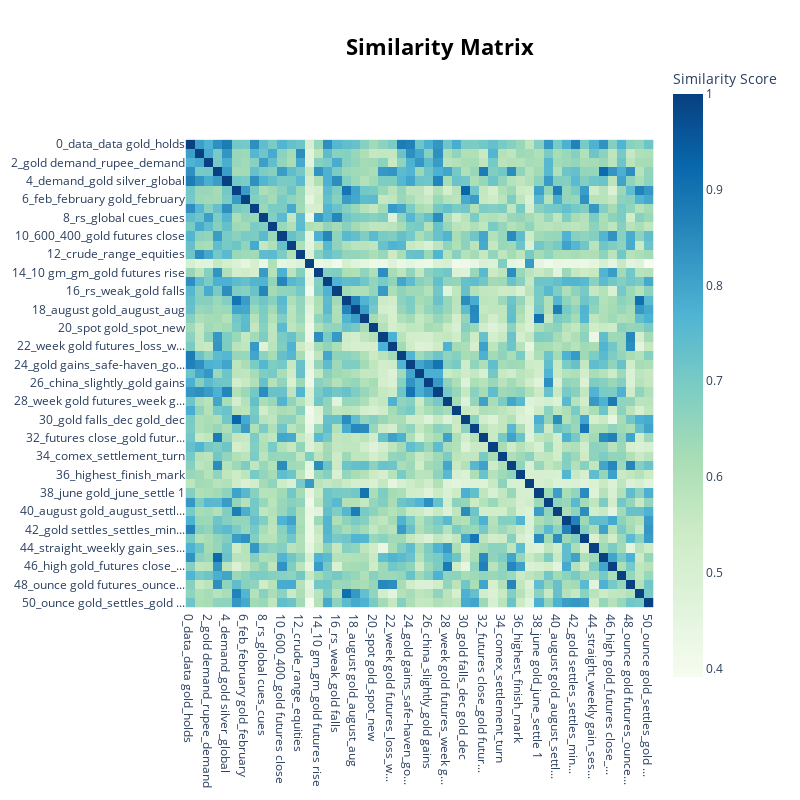

The notebook cell this image was saved under:
### Code cell
topic_model.visualize_heatmap()

### Figure 1 — Plotly figure (JSON) as saved in the notebook; plotly's stock layout.template omitted (floating-point values rounded to 4 significant figures; data arrays with more than 128 entries replaced by an {"elided": "..."} marker saying what was removed)
{"data": [{"coloraxis": "coloraxis", "hovertemplate": "x: %{x}<br>y: %{y}<br>Similarity Score: %{z}<extra></extra>", "name": "0", "type": "heatmap", "x": ["0_data_data gold_holds", "1_gold s_gold gold_price", "2_gold demand_rupee_demand", "3_metals_shares_cues", "4_demand_gold silver_global", "5_dec gold_dec_settles 1", "6_feb_february gold_february", "7_weekly_loss_biggest", "8_rs_global cues_cues", "9_price_stock_lifts", "10_600_400_gold futures close", "11_lowest_level_finish", "12_crude_range_equities", "13_contract_jan_oct", "14_10 gm_gm_gold futures rise", "15_1 200_1 300_200", "16_rs_weak_gold falls", "17_dec gold_dec_gold climbs", "18_august gold_august_aug", "19_june gold_june_80", "20_spot gold_spot_new", "21_10 gm_gm_rs", "22_week gold futures_loss_w...", "23_gold ends_u s_3-week", "24_gold gains_safe-haven_go...", "25_china_bank_market", "26_china_slightly_gold gains", "27_global_global cues_cues", "28_week gold futures_week g...", "29_oil_crude_gold oil", "30_gold falls_dec gold_dec", "31_april gold_april_gold cl...", "32_futures close_gold futur...", "33_investors_record_falling", "34_comex_settlement_turn", "35_ounce gold futures_ounce...", "36_highest_finish_mark", "37_sell_rs_support", "38_june gold_june_settle 1", "39_dip_china_dips", "40_august gold_august_settl...", "41_settles_gold settles_gol...", "42_gold settles_settles_min...", "43_april gold_april_70", "44_straight_weekly gain_ses...", "45_minutes gold_fomc_minutes", "46_high gold_futures close_...", "47_morning_today_trade gold", "48_ounce gold futures_ounce...", "49_december_gold 0_3 1", "50_ounce gold_settles_gold ..."], "xaxis": "x", "y": ["0_data_data gold_holds", "1_gold s_gold gold_price", "2_gold demand_rupee_demand", "3_metals_shares_cues", "4_demand_gold silver_global", "5_dec gold_dec_settles 1", "6_feb_february gold_february", "7_weekly_loss_biggest", "8_rs_global cues_cues", "9_price_stock_lifts", "10_600_400_gold futures close", "11_lowest_level_finish", "12_crude_range_equities", "13_contract_jan_oct", "14_10 gm_gm_gold futures rise", "15_1 200_1 300_200", "16_rs_weak_gold falls", "17_dec gold_dec_gold climbs", "18_august gold_august_aug", "19_june gold_june_80", "20_spot gold_spot_new", "21_10 gm_gm_rs", "22_week gold futures_loss_w...", "23_gold ends_u s_3-week", "24_gold gains_safe-haven_go...", "25_china_bank_market", "26_china_slightly_gold gains", "27_global_global cues_cues", "28_week gold futures_week g...", "29_oil_crude_gold oil", "30_gold falls_dec gold_dec", "31_april gold_april_gold cl...", "32_futures close_gold futur...", "33_investors_record_falling", "34_comex_settlement_turn", "35_ounce gold futures_ounce...", "36_highest_finish_mark", "37_sell_rs_support", "38_june gold_june_settle 1", "39_dip_china_dips", "40_august gold_august_settl...", "41_settles_gold settles_gol...", "42_gold settles_settles_min...", "43_april gold_april_70", "44_straight_weekly gain_ses...", "45_minutes gold_fomc_minutes", "46_high gold_futures close_...", "47_morning_today_trade gold", "48_ounce gold futures_ounce...", "49_december_gold 0_3 1", "50_ounce gold_settles_gold ..."], "yaxis": "y", "z": {"elided": "51x51 float values"}}], "layout": {"coloraxis": {"colorbar": {"title": {"text": "Similarity Score"}}, "colorscale": [[0, "rgb(247,252,240)"], [0.125, "rgb(224,243,219)"], [0.25, "rgb(204,235,197)"], [0.375, "rgb(168,221,181)"], [0.5, "rgb(123,204,196)"], [0.625, "rgb(78,179,211)"], [0.75, "rgb(43,140,190)"], [0.875, "rgb(8,104,172)"], [1, "rgb(8,64,129)"]]}, "height": 800, "hoverlabel": {"bgcolor": "white", "font": {"family": "Rockwell", "size": 16}}, "legend": {"title": {"text": "Trend"}}, "margin": {"t": 60}, "showlegend": true, "title": {"font": {"color": "Black", "size": 22}, "text": "<b>Similarity Matrix</b>", "x": 0.55, "xanchor": "center", "y": 0.95, "yanchor": "top"}, "width": 800, "xaxis": {"anchor": "y", "constrain": "domain", "domain": [0, 1], "scaleanchor": "y"}, "yaxis": {"anchor": "x", "autorange": "reversed", "constrain": "domain", "domain": [0, 1]}}}
